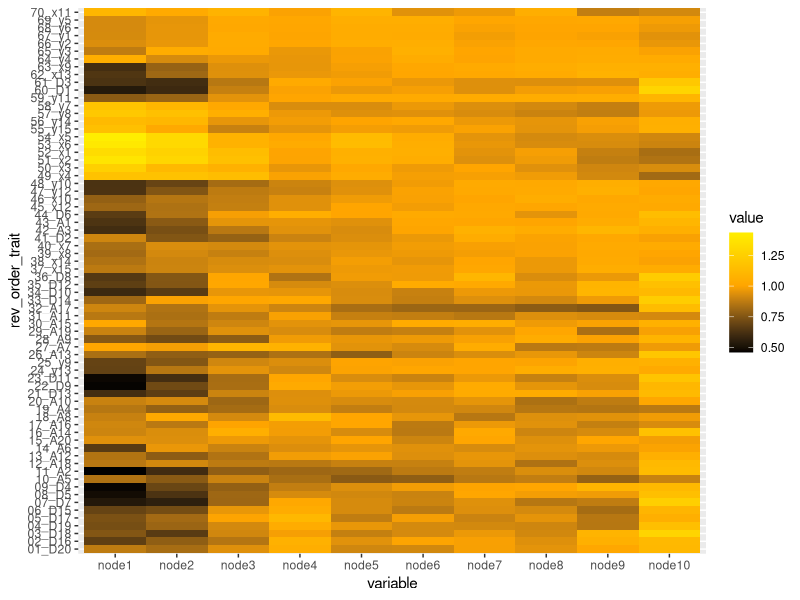

This figure's R source:
#Read in ggplot2 and reshape2 packages

library(ggplot2)
library(reshape2)

#Read in data

data <- read.table("./0.SD_values_by_trait.txt", header=TRUE)

#Melt data to visualize

mdata <- melt(data, id=c(c("trait","order","rev_order","order_trait","rev_order_trait")))
head(mdata)

#Plot out data

p <- ggplot(mdata, aes(x=variable, y=rev_order_trait, fill=value))
p + geom_tile() + scale_fill_gradient2(low="black", mid="orange", high="yellow", midpoint=1) 
